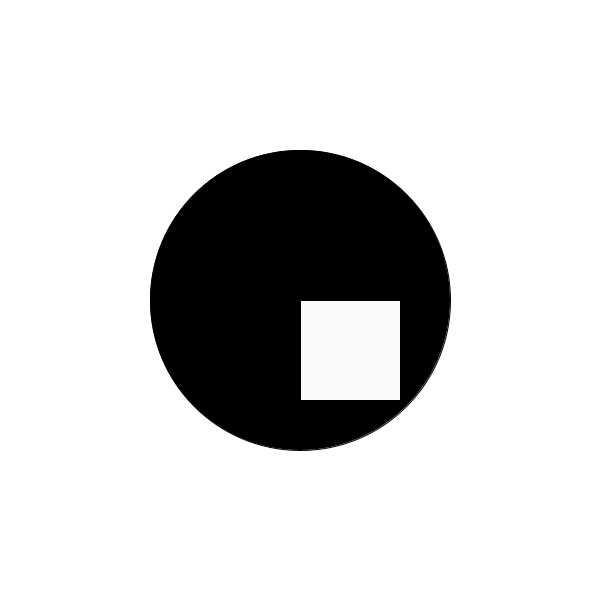
Frame 1 (no input)
Frame 60 (the mouse pressed at the canvas centre just before this capture): identical to frame 1, image omitted
Frame 120 (the mouse held since frame 60 and released just before this capture): identical to frame 1, image omitted

The Processing sketch that drew this single still picture (run headless with seeded random() and noise(); from frame 60 on, the mouse is pressed at the canvas centre):

// Processing sketch: processing_185727
// ── processing_185727.pde

void setup() {
  size(600, 600);
}


void draw() {

  if (mouseY>300) {
    background(0);
    fill(255);
    ellipse(height/2, width/2, 300, 300);
    fill(0);
    rect(300, 300, 100, 100);
  }
  else {
    background(255);
    fill(0);
    ellipse(height/2, width/2, 300, 300);
    fill(250);
    rect(300, 300, 100, 100);
  }
}
